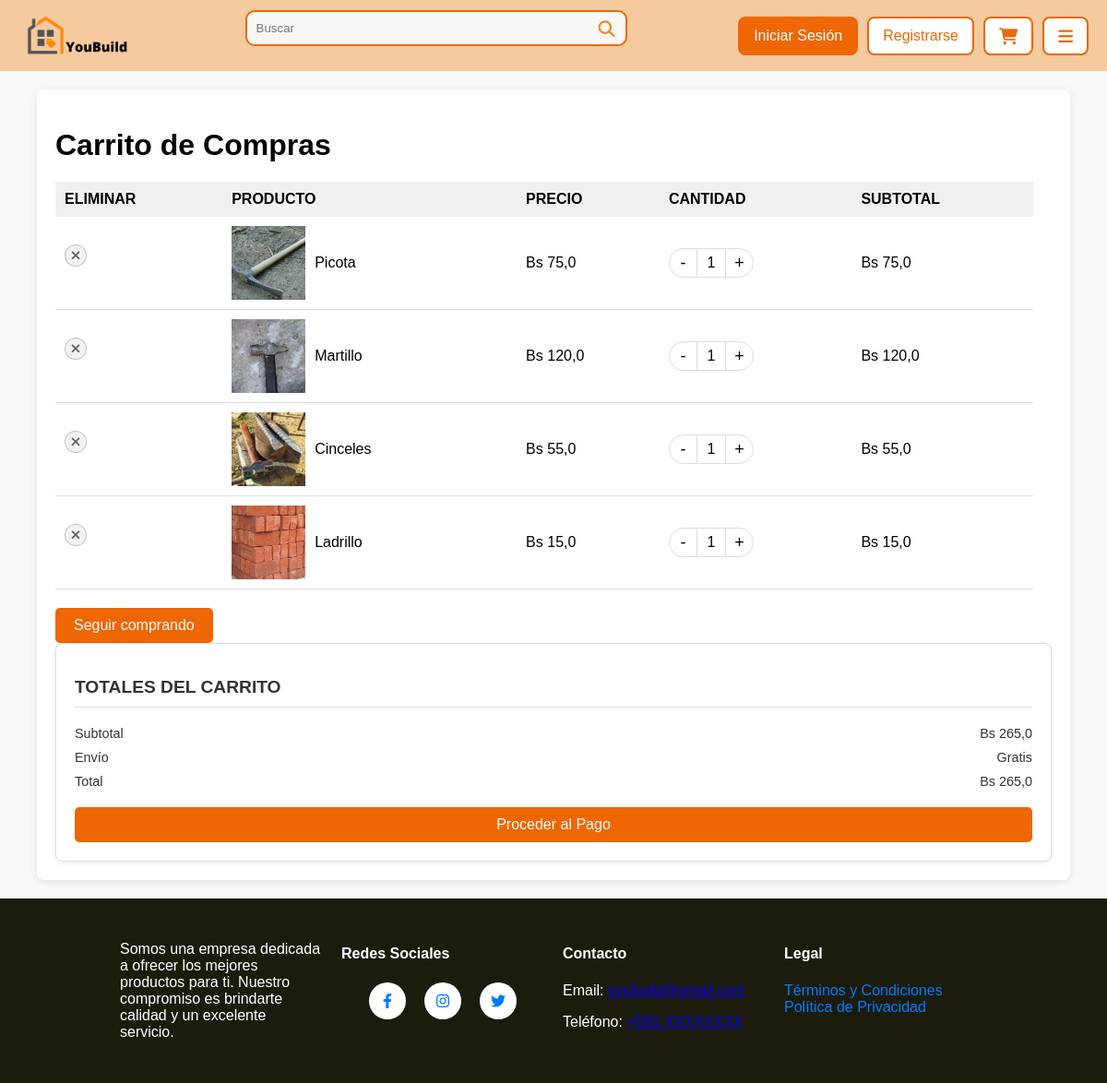
The app's page /carrito/, older data.
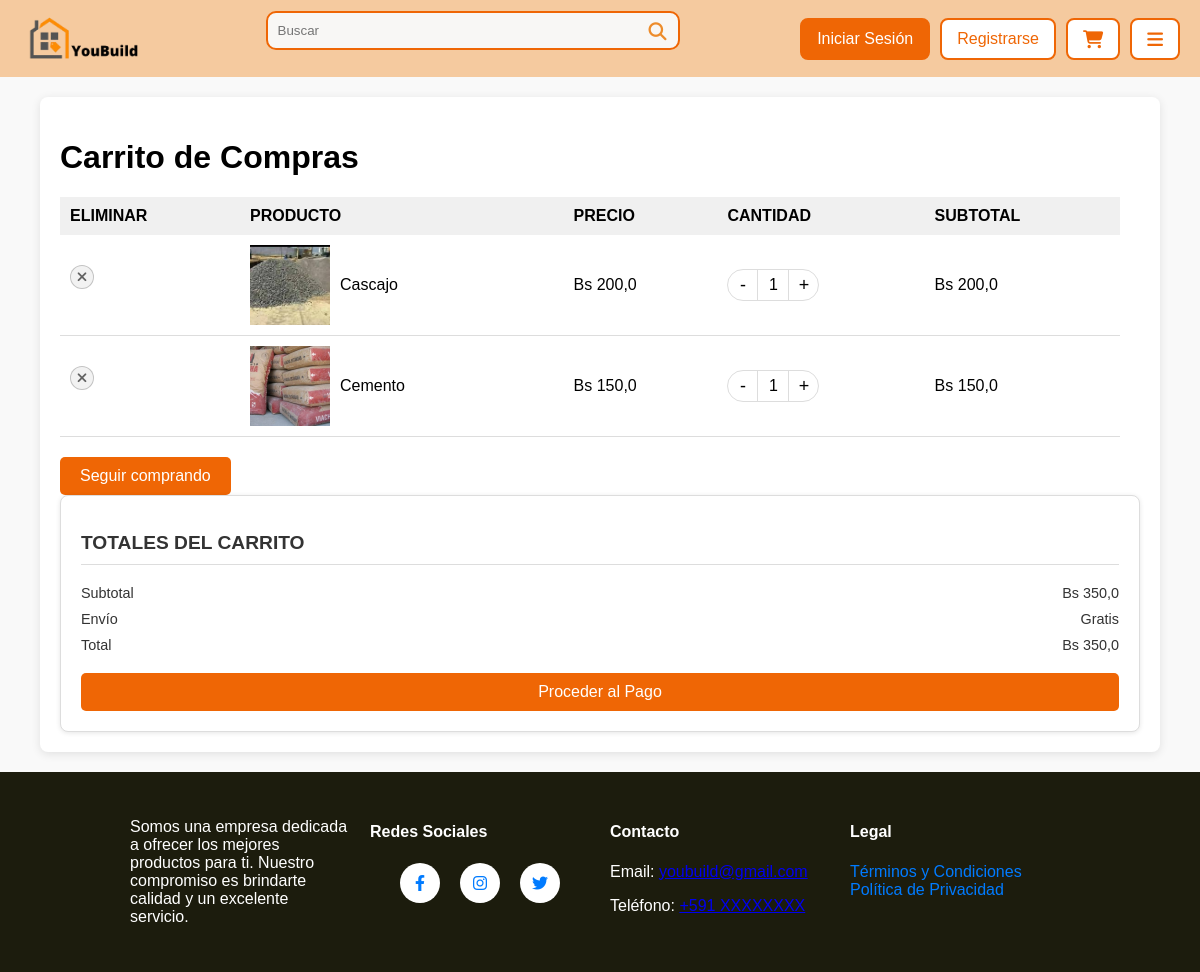
The same page, newer data.
### sistema/models.py (models this page shows, shortened)
class CarritoProductoDB(models.Model):
    carrito_fk = models.ForeignKey(CarritoDB, on_delete=models.CASCADE)
    producto_fk = models.ForeignKey('ProductoDb', on_delete=models.CASCADE)
    cantidad = models.PositiveIntegerField(default=1)
    class Meta:
        verbose_name = "Carrito Producto"
        verbose_name_plural = "Carrito Productos"

class ProductoDb(models.Model):
    nombre = models.CharField(max_length=50, verbose_name="Nombre")
    detalle = models.TextField(max_length=200, verbose_name="Detalle")
    precio = models.FloatField(verbose_name="Precio", validators=[MinValueValidator(0.0), MaxValueValidator(99999.9)])
    categoria_fk = models.ForeignKey(CategoriaDb, on_delete=models.CASCADE, null=True, blank=True)
    usuario_fk = models.ForeignKey(UsuarioDB, on_delete=models.CASCADE, null=True, blank=True)
    visitas = models.PositiveIntegerField(default=0, verbose_name="Visitas")  # Nuevo campo para visitas
    cantidad = models.IntegerField(default=1)
    class Meta:
        db_table = "productos"
        verbose_name = "Producto"
        verbose_name_plural = "Productos"

class ImagenProductoDB(models.Model):
    producto_fk = models.ForeignKey(ProductoDb, on_delete=models.CASCADE, related_name="imagenes")
    imagen = models.ImageField(upload_to="productos", null=True)
    class Meta:
        verbose_name = "Imagen"
        verbose_name_plural = "Imágenes"

### sistema/views.py (the view)
# urls.py: path('carrito/', carrito_view, name='Carrito'),
def carrito_view(request):
    usuario_prueba = get_object_or_404(UsuarioDB, id=1)
    carrito, created = CarritoDB.objects.get_or_create(usuario_fk=usuario_prueba)
    productos_en_carrito = CarritoProductoDB.objects.filter(carrito_fk=carrito)
    for item in productos_en_carrito:
        item.subtotalp = item.producto_fk.precio * item.cantidad  # Calcular subtotal por producto
    carrito_subtotal = sum(item.subtotalp for item in productos_en_carrito)
    return render(request, 'Carrito.html', {
        'productos': productos_en_carrito,
        'carrito_subtotal': carrito_subtotal,
        'carrito_total': carrito_subtotal
    })

### sistema/templates/Carrito.html (shortened to what this page needs)
{% extends 'layout.html' %}
{% load static %}
{% block extra_styles %}
<link rel="stylesheet" href="https://cdnjs.cloudflare.com/ajax/libs/font-awesome/6.4.0/css/all.min.css" />
<link rel="stylesheet" href="{% static 'Carrito.css' %}" />
{% endblock %}
{% block content %}
<div class="container">
    <h1>Carrito de Compras</h1>
    <div class="cart-container">
        <div class="cart-products">
            <table>
                <thead>
                    <tr>
                        <th>ELIMINAR</th>
                        <th>PRODUCTO</th>
                        <th>PRECIO</th>
                        <th>CANTIDAD</th>
                        <th>SUBTOTAL</th>
                    </tr>
                </thead>
                <tbody>
                    {% for item in productos %}
                    <tr>
                        <td>
                            <form action="{% url 'eliminar_producto' item.id %}" method="post">
                                <button type="submit" class="btn-eliminar"><i class="fas fa-times"></i></button>
                            </form>
                        </td>
                        <td>
                            <div class="product-info">
                                <img src="{{ item.producto_fk.imagenes.first.imagen.url }}" alt="{{ item.producto_fk.nombre }}" class="product-image">
                                <span>{{ item.producto_fk.nombre }}</span>
                            </div>
                        </td>
                        <td>Bs {{ item.producto_fk.precio }}</td>
                        <td>
                            <div class="quantity-selector">
                                <button class="quantity-btn decrement">-</button>
                                <input type="text"
                                       value="{{ item.cantidad }}"
                                       maxlength="2"
                                       data-item-id="{{ item.id }}"
                                       data-stock="{{ item.producto_fk.cantidad }}" />
                                <button class="quantity-btn increment">+</button>
                            </div>
                        </td>
                        <td>Bs {{ item.subtotalp }}</td>
                    </tr>
                    {% empty %}
                    <tr>
                        <td colspan="5">No hay productos en el carrito.</td>
                    </tr>
                    {% endfor %}
                </tbody>
            </table>
            <a href="{% url 'index' %}" class="btn-seguir-comprando">Seguir comprando</a>
        </div>
        <div class="cart-summary">
            <h2>TOTALES DEL CARRITO</h2>
            <div class="summary-item">
                <span>Subtotal</span>
                <span>Bs {{carrito_subtotal}}</span>
            </div>
            <div class="summary-item">
                <span>Envío</span>
                <span>Gratis</span>
            </div>
            <div class="summary-item">
                <span>Total</span>
                <span>Bs {{carrito_total}}</span>
            </div>
            <a href="#" class="btn-Proceder-pago">Proceder al Pago</a>
        </div>
    </div>
</div>
{% endblock %}

### sistema/templates/layout.html (shortened to what this page needs)
{% load static %}
<html lang="en">
  <head>
    <link
      rel="stylesheet"
      href="https://cdnjs.cloudflare.com/ajax/libs/font-awesome/6.4.0/css/all.min.css"
    />
    <link rel="stylesheet" href="{% static 'style.css' %}" />
    <link rel="stylesheet" href="{% static 'topbar.css' %}">
    {% block extra_styles %}{% endblock %}
  </head>
  <body>
    <header>
      <div class="topbar-container">
        <div class="topbar-left">
          <a href="/ " class="logo">
            <img src="{% static 'logo.png' %}" alt="Logo" width="125">
          </a>
        </div>
        <div class="topbar-center">
          <form action="{% url 'buscar' %}" method="GET">
            <div class="search-box">
              <input type="text" placeholder="Buscar" name="q">
              <button><i class="fa fa-search"></i></button>
            </div>
          </form>
        </div>
        <div class="topbar-right">
          <a href="#iniciar-sesion" class="btn-link">Iniciar Sesión</a>
          <a href="#registrarse" class="btn-link">Registrarse</a>
          <a href="{% url 'Carrito' %}" class="icon-btn"><i class="fa fa-shopping-cart"></i></a>
          <a href="#menu-hamburguesa" class="icon-btn"><i class="fa fa-bars"></i></a>
        </div>
      </div>
    </header>
      <div>
      {% block content %}{% endblock %}
      </div>
      <footer>
      <div class="footer-container">
        <div class="footer-description">
          <p>Somos una empresa dedicada a ofrecer los mejores productos para ti. Nuestro compromiso es brindarte calidad y un excelente servicio.</p>
        </div>
        <div class="footer-links">
          <h4>Redes Sociales</h4>
          <div class="social-buttons">
            <a href="https://facebook.com" target="_blank" class="social-button facebook">
              <i class="fab fa-facebook-f"></i>
            </a>
            <a href="https://instagram.com" target="_blank" class="social-button instagram">
              <i class="fab fa-instagram"></i>
            </a>
            <a href="https://twitter.com" target="_blank" class="social-button twitter">
              <i class="fab fa-twitter"></i>
            </a>
          </div>
        </div>
        <div class="footer-contact">
          <h4>Contacto</h4>
          <p>Email: <a href="mailto:youbuild@gmail.com">youbuild@gmail.com</a></p>
          <p>Teléfono: <a href="tel:+591XXXXXXXX">+591 XXXXXXXX</a></p>
        </div>
        <div class="footer-legal">
          <h4>Legal</h4>
          <ul>
            <li><a href="#terminos-condiciones">Términos y Condiciones</a></li>
            <li><a href="#politica-privacidad">Política de Privacidad</a></li>
          </ul>
        </div>
      </div>
    </footer>
  </body>
</html>

### sistema/static/style.css (style rules this page uses)
:root { --primary-color: #ED8C2B; --secondary-color: #E5E8EB; --accent-color: #F2690D; --text-color: #1C1C0D; --link-color: #9E9647; --background-color: #FFFFFB; }
body { font-family: Arial, sans-serif; margin: 0; padding: 0; display: grid; grid-template-rows: auto 1fr auto; min-height: 100vh; background-color: var(--background-color); }
footer { background-color: #1c1c0d; padding: 20px 0; width: 100%; position: relative; color:#fff }
.footer-container { display: flex; justify-content: space-around; flex-wrap: wrap; max-width: 960px; margin: 0 auto; padding: 0 10px; }
.footer-description, .footer-links, .footer-contact, .footer-legal { flex: 1; min-width: 200px; margin: 10px; }
.footer-links ul, .footer-legal ul { list-style: none; padding: 0; }
.footer-links a, .footer-legal a { text-decoration: none; color: #007bff; }
.social-buttons { display: flex; justify-content: center; margin-top: 10px; }
.social-button { display: inline-block; width: 40px; height: 40px; background-color: #fff; border-radius: 50%; color: #007bff; display: flex; align-items: center; justify-content: center; margin: 0 10px; transition: background-color 0.3s, transform 0.3s; }

### sistema/static/topbar.css (style rules this page uses)
.topbar-container { display: flex; justify-content: space-between; align-items: center; padding: 10px 20px; background-color: #f5ca9f; margin-top: auto; }
.topbar-left .logo img { vertical-align: middle; }
.topbar-center { flex-grow: 1; text-align: center; }
.search-box { display: inline-flex; background-color: #f8f7f5; border: 2px solid #ef6605; border-radius: 10px; padding: 5px; width: 400px; }
.search-box input { border: none; background-color: transparent; outline: none; flex-grow: 1; padding: 5px; }
.search-box button { background-color: transparent; border: none; color: #ED8C2B; cursor: pointer; }
.search-box button i { font-size: 18px; }
.topbar-right { display: flex; gap: 10px; }
.btn-link, .icon-btn { padding: 10px 15px; background-color: white; border: 2px solid #ef6605; border-radius: 8px; color: #ef6605; text-decoration: none; cursor: pointer; transition: all 0.3s ease; }
.icon-btn i { font-size: 18px; }
.btn-link:first-of-type { background-color: #ef6605; color: white; }

Row changes from the older to the newer data that the page shows:
removed CarritoProductoDB: producto_fk.imagenes.first.imagen (picture), producto_fk.nombre "Picota", producto_fk.precio "75,0", cantidad "1", subtotalp "75,0"
removed CarritoProductoDB: producto_fk.imagenes.first.imagen (picture), producto_fk.nombre "Martillo", producto_fk.precio "120,0", cantidad "1", subtotalp "120,0"
removed CarritoProductoDB: producto_fk.imagenes.first.imagen (picture), producto_fk.nombre "Cinceles", producto_fk.precio "55,0", cantidad "1", subtotalp "55,0"
removed CarritoProductoDB: producto_fk.imagenes.first.imagen (picture), producto_fk.nombre "Ladrillo", producto_fk.precio "15,0", cantidad "1", subtotalp "15,0"
added CarritoProductoDB: producto_fk.imagenes.first.imagen (picture), producto_fk.nombre "Cascajo", producto_fk.precio "200,0", cantidad "1", subtotalp "200,0"
added CarritoProductoDB: producto_fk.imagenes.first.imagen (picture), producto_fk.nombre "Cemento", producto_fk.precio "150,0", cantidad "1", subtotalp "150,0"
Text that changed along with them:
{{ carrito_subtotal }}: "265,0" → "350,0"
{{ carrito_total }}: "265,0" → "350,0"
